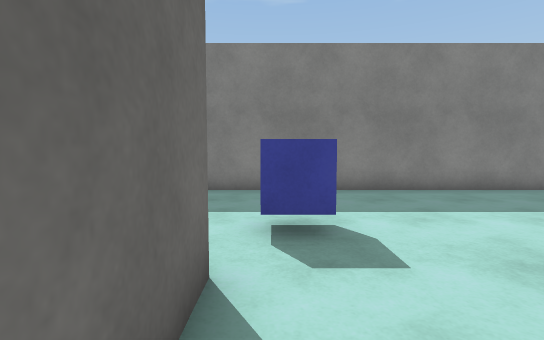
view 1 (above)

22 first-person views from a walk through a 3-D level made in the Unity game engine. The camera is 1.2 m above the floor, tilts 4° down and sees 85° across. The floor is counted in squares, 1 m on a side. Each view is taken from the middle of a square. On the plan, view 1 faces up. The plan holds only what a view shows up to about 13 squares ahead; the rest is blank. The place goes on beyond the plan. The player character is not drawn. Door leaves are left out, so doorways stand open. Surface patterns are stand-ins for the level's own textures.

view 2
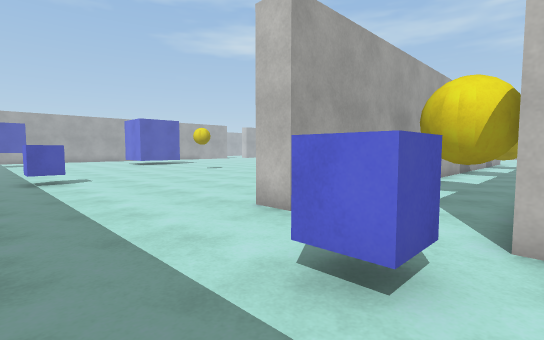

view 3
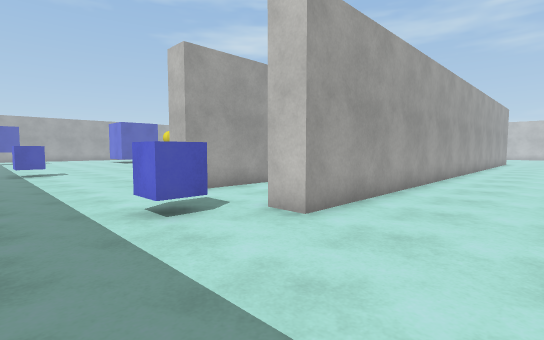

view 4
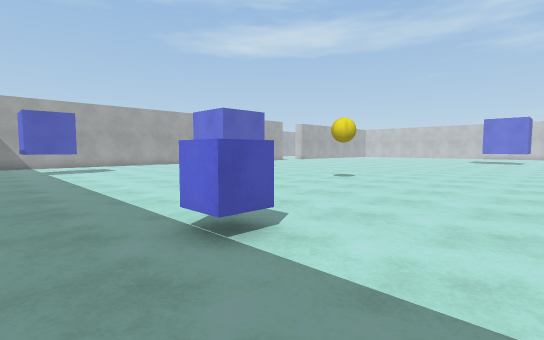

view 5
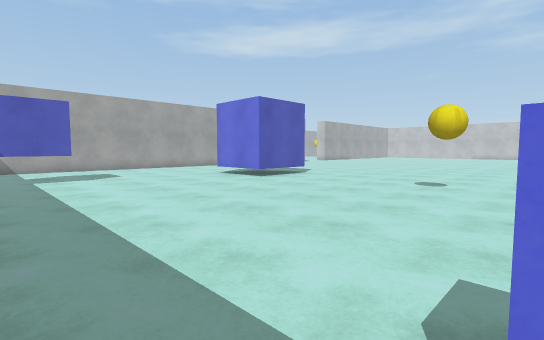

view 6
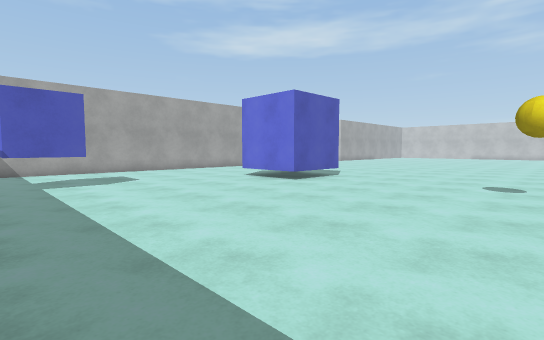

view 7
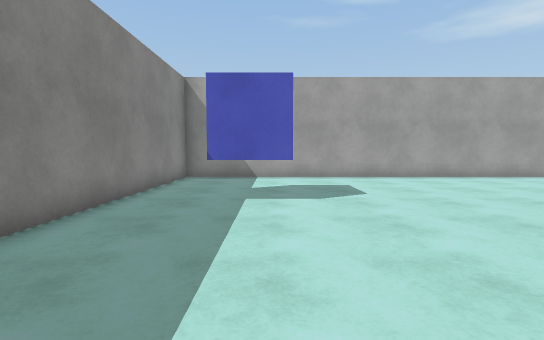

view 8
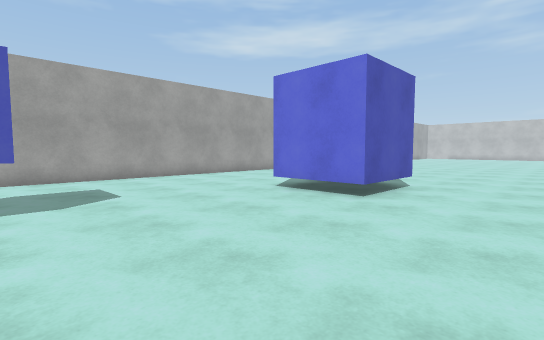

view 9
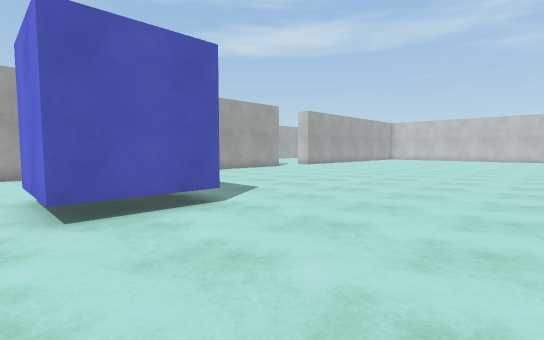

view 10
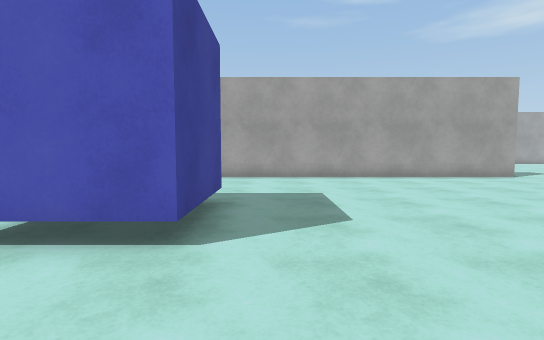

view 11
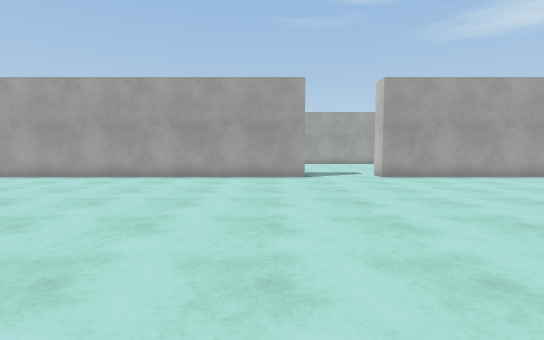

view 12
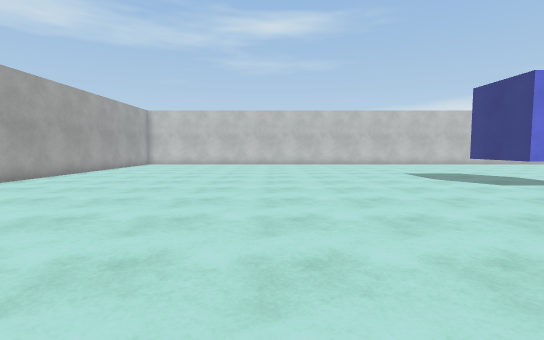

view 13
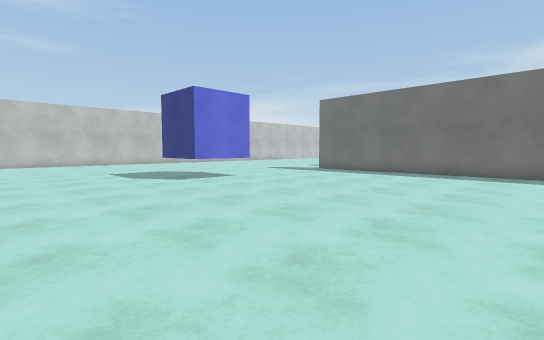

view 14
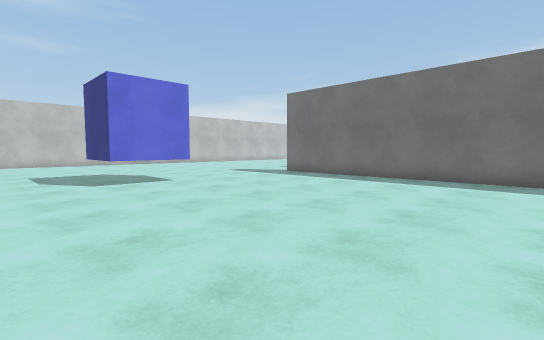

view 15
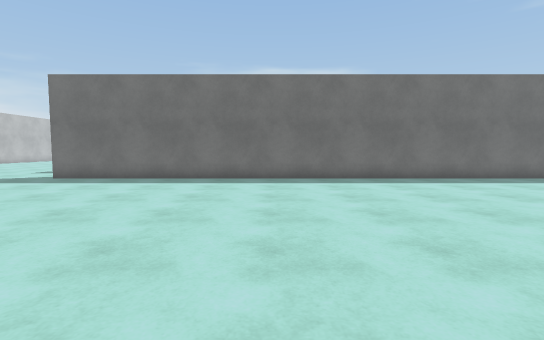

view 16
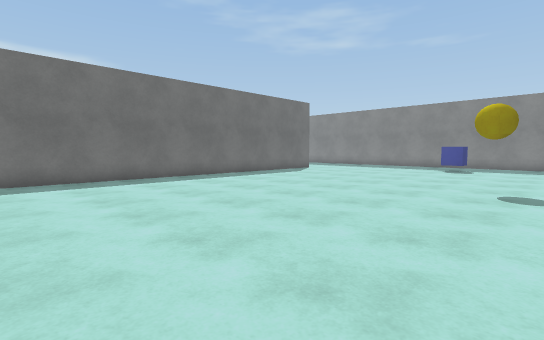

view 17
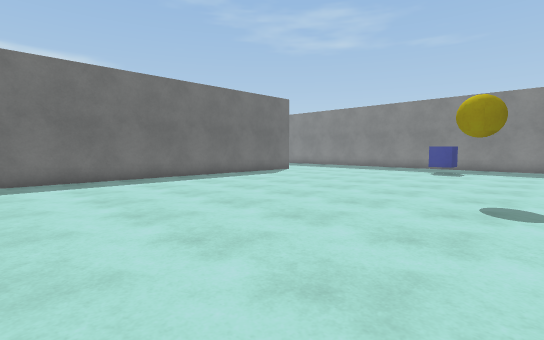

view 18
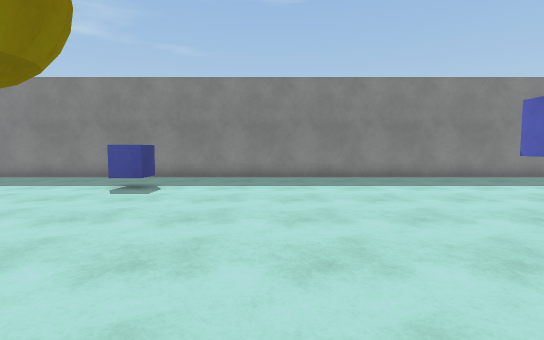

view 19
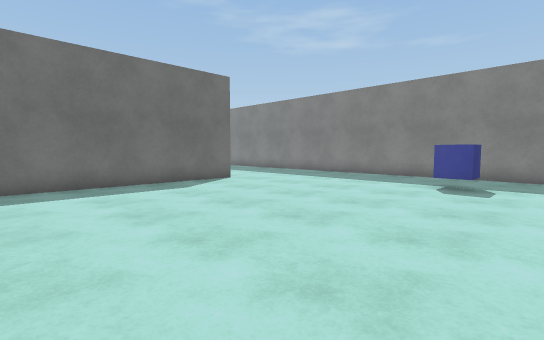

view 20
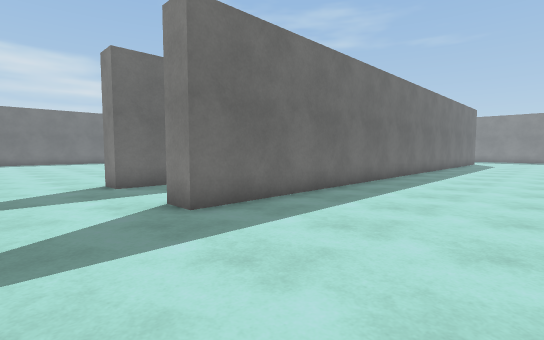

view 21
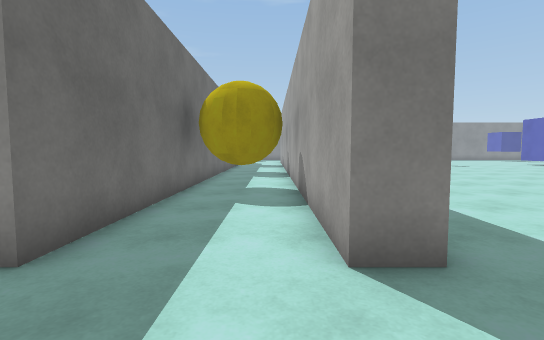

view 22
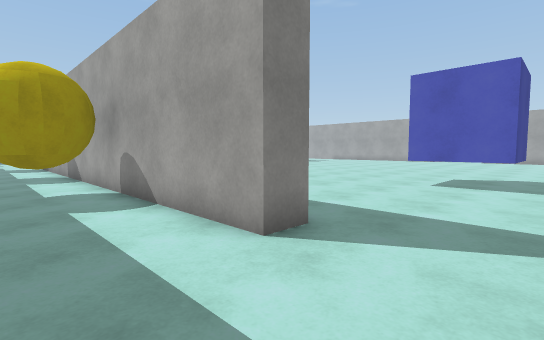

### Floor plan
Key: @ floor where view 1 was taken; # wall or solid block; . floor; D open door; T thing the floor can be seen under or through; O other object.
Columns run from 5 left of view 1 to 31 right of it. Each row starts with its distance up from view 1.
  9    ##################################
  8    .................................#
  7 . ..................................#
  6  ...............OO............OO ...#
  5 .....OO.........OO............O  ...#
  4 .....OO.............................#
  3 ....................................#
  2 ....#DDD##..........................#
  1 ....#...##..........................#
  0 ....#@..##..........................#
 -1 ....#...##..........................#
 -2 ....#OOO #.................####.....#
 -3 ....#OOO #.................#   .....#
 -4  ...#... #.................#   .....#
 -5  ...#... #.................###......#
 -6  ...#... #..........................#
 -7  ...# ..##..........................#
 -8  ...# O. #..........................#
 -9  ..   OO #..........................#
-10       OO##..........................#
-11       ..##..........................#
-12     #...##..........................#
-13     #...##..........................#
-14     #...##..........................#
-15     #OOO##..........................#
-16     #OOO##..........................#
-17     #.O.##..........................D
-18     #...##..........................D
-19     #...##..........................D
-20     #...##..........................#
-21     #DDD##......###.................#
-22 ....#...##.....## T.................#
-23 ...............#  T.................#
-24 ...............##TT.................#
-25     ................................#

Where each view was taken, in squares from view 1:
view 1: 0 up, 0 right, facing up
view 2: 7 up, 1 left, facing down-right
view 3: 7 up, 5 left, facing down-right
view 4: 8 up, 8 right, facing down-right
view 5: 7 up, 12 right, facing down-right
view 6: 7 up, 14 right, facing down-right
view 7: 5 up, 18 right, facing right
view 8: 5 up, 18 right, facing down-right
view 9: 1 down, 16 right, facing down-right
view 10: 6 down, 18 right, facing right
view 11: 15 down, 18 right, facing right
view 12: 12 down, 21 right, facing down
view 13: 11 down, 19 right, facing down-left
view 14: 11 down, 16 right, facing down-left
view 15: 13 down, 16 right, facing left
view 16: 13 down, 16 right, facing up-left
view 17: 11 down, 16 right, facing up-left
view 18: 4 down, 16 right, facing up
view 19: 5 down, 14 right, facing up-left
view 20: 25 down, 9 right, facing up-left
view 21: 25 down, 2 right, facing up
view 22: 25 down, 0 right, facing up-right
